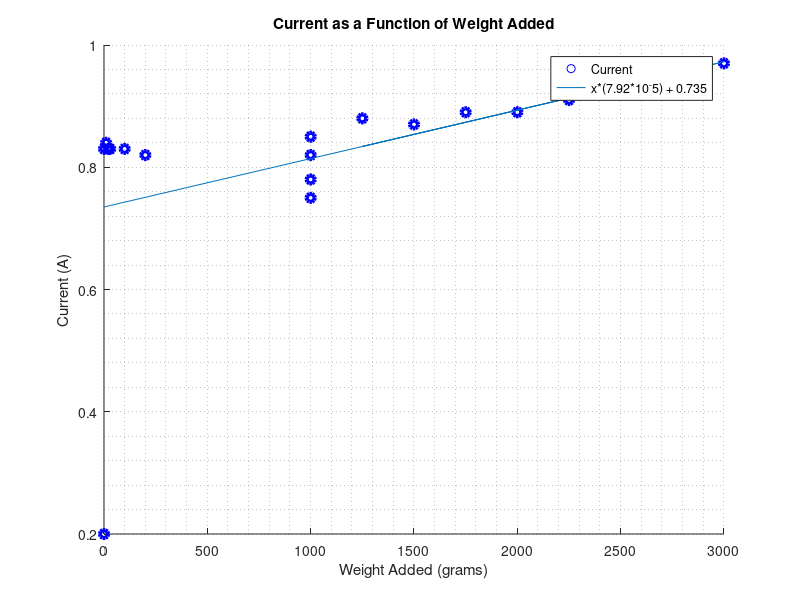
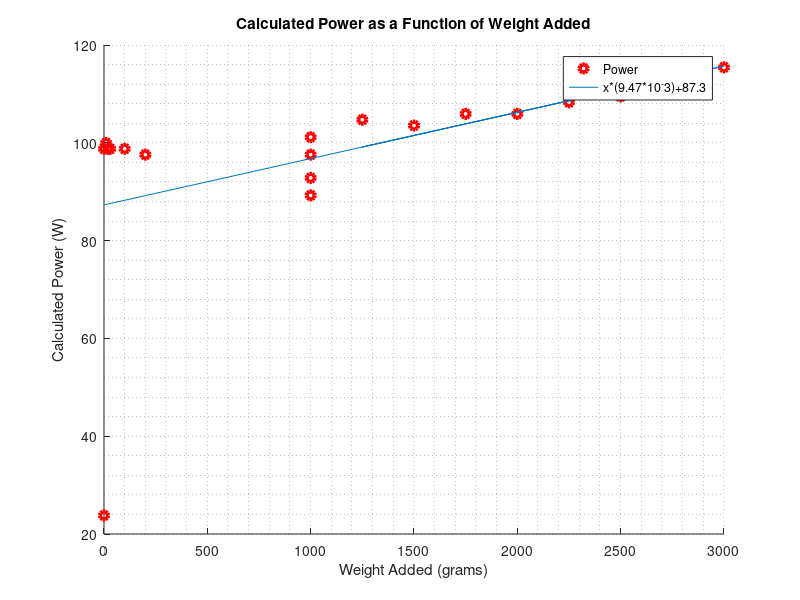
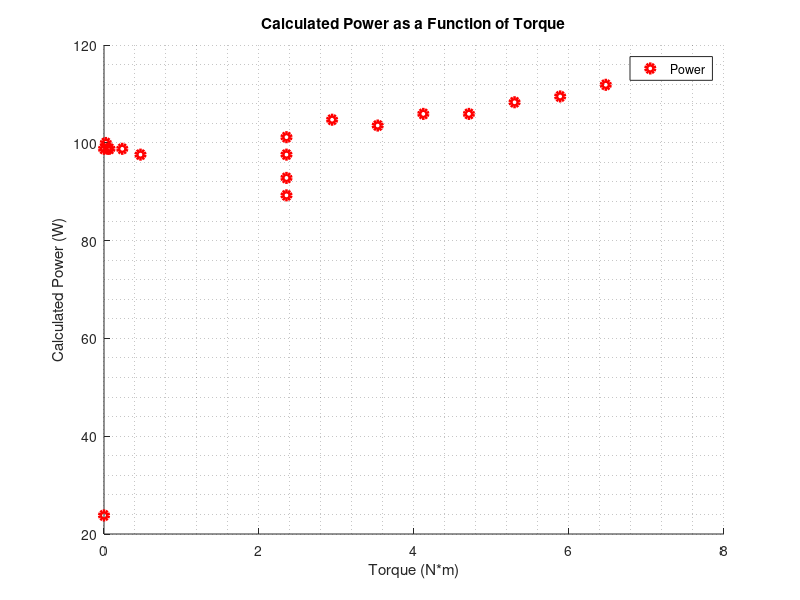
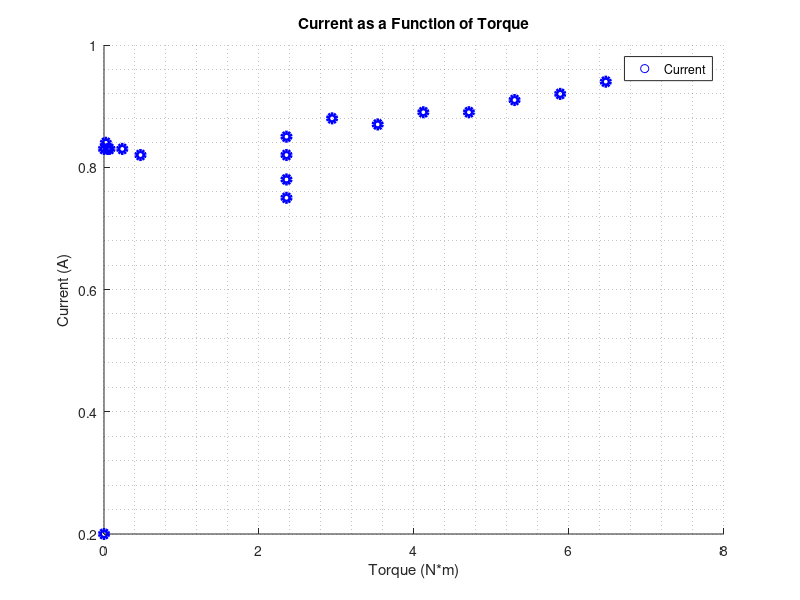

Here is the MATLAB script that generated these plots, in order:
% lab 4 part 1

clc, clear, close all;
format long;

% static variables
voltage = ones(19,1)*119; % volts
bar_length = ones(19,1)*0.24; % meters
gravity_accel = ones(19,1)*9.810; %m/s^2
friction_coeff = 0.3;

% data sets
weight = dlmread('weights.txt');
current = dlmread('current.txt');

n = length(weight);

printf("     =============================================================================================\n")
printf("     Voltage (V)    |       Current (A)        |       Torque (n*m)       |     Calculated Power (W)\n")
printf("     --------       |       --------           |       --------           |    -------------------\n")

for i = 1:n
  calc_power(i) = voltage(i)*current(i);
  torque_grams(i) = weight(i)*gravity_accel(i)*bar_length(i); %g*m^2/s^2
  torque(i) = torque_grams(i)/1000; % N*m
  printf("    %.4f        |        %.4f            |        %.4f            |        %.4f\n",voltage(i),current(i),torque(i),calc_power(i))
endfor

printf("     =============================================================================================\n")


% trendline equations
x = weight;
for i = 1:n
y1(i) = x(i)*(7.92*10^-5) + 0.735;
y2(i) = x(i)*(9.47*10^-3)+87.3;
endfor

% figures
figure(1)
hold on
grid minor on
scatter(weight,current, 'b', 'linewidth', 3)
plot(x,y1)
title("Current as a Function of Weight Added")
xlabel("Weight Added (grams)")
ylabel("Current (A)")
legend('Current', "x*(7.92*10^-5) + 0.735")
hold off
##print -dpng figure1.png

figure(2)
hold on
grid minor on
plot(weight,calc_power,'ro','linewidth',3)
plot(x,y2)
title("Calculated Power as a Function of Weight Added")
xlabel('Weight Added (grams)')
ylabel('Calculated Power (W)')
legend('Power', "x*(9.47*10^-3)+87.3")
hold off
##print -dpng figure2.png

figure(3)
hold on
grid minor on
plot(torque,calc_power,'ro','linewidth',3)
title("Calculated Power as a Function of Torque")
xlabel('Torque (N*m)')
ylabel('Calculated Power (W)')
legend('Power')
hold off
##print -dpng figure3.png

figure(4)
hold on
grid minor on
scatter(torque,current, 'b', 'linewidth', 3)
title("Current as a Function of Torque")
xlabel("Torque (N*m)")
ylabel("Current (A)")
legend('Current')
hold off
##print -dpng figure4.png
